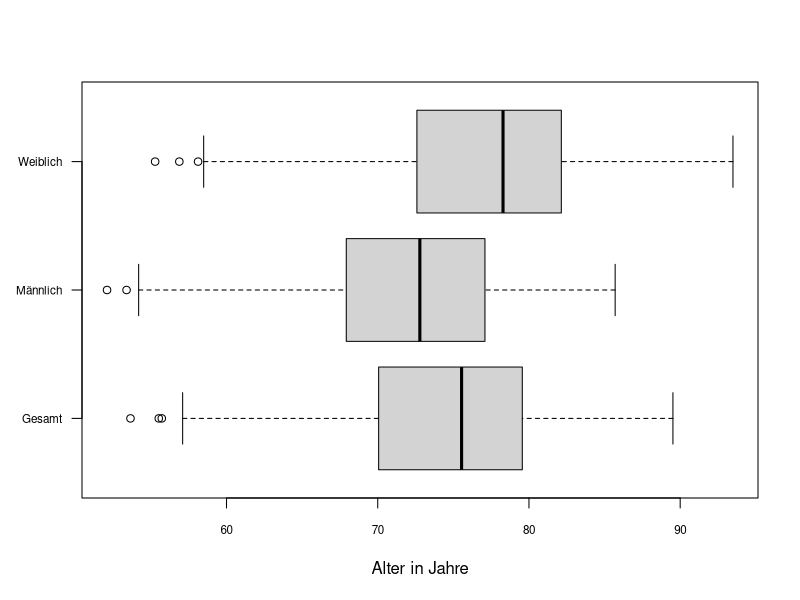
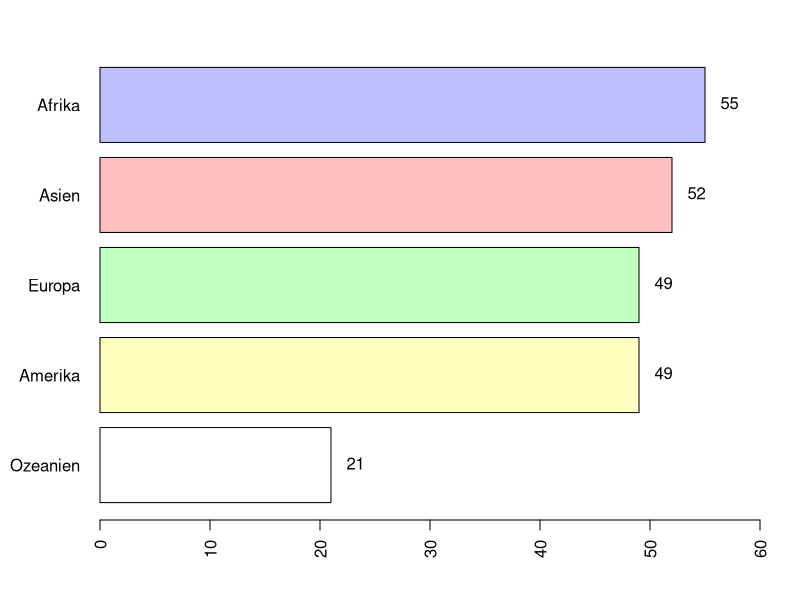
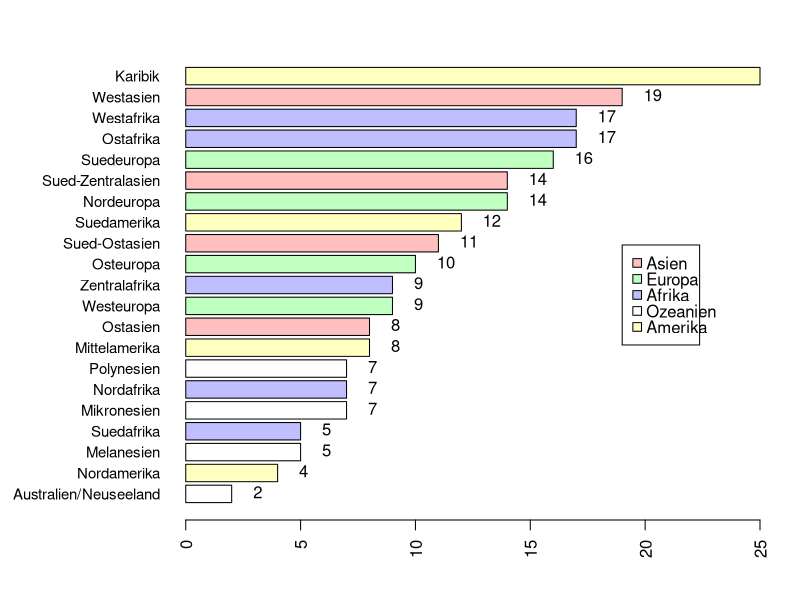
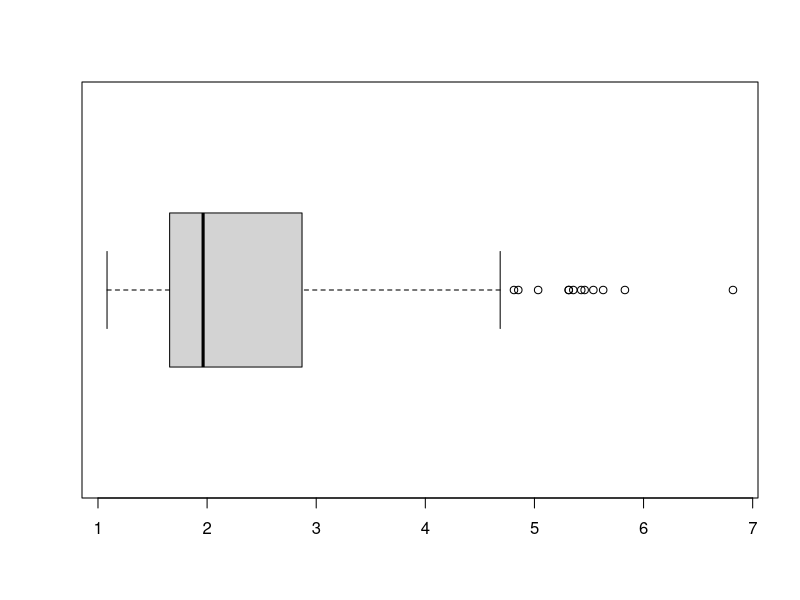
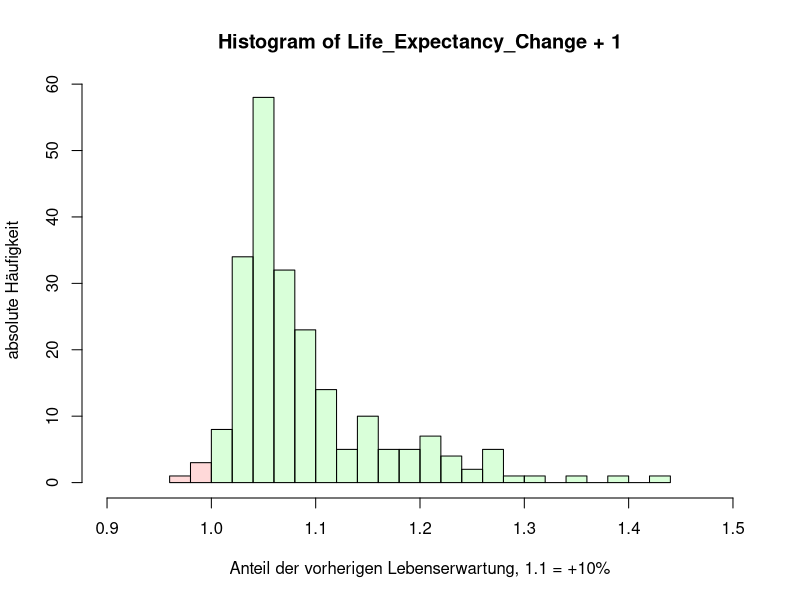
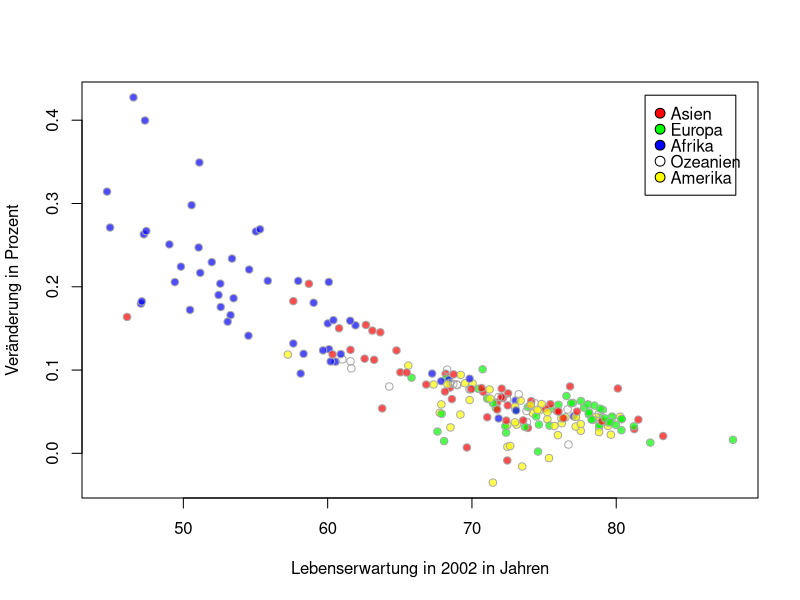
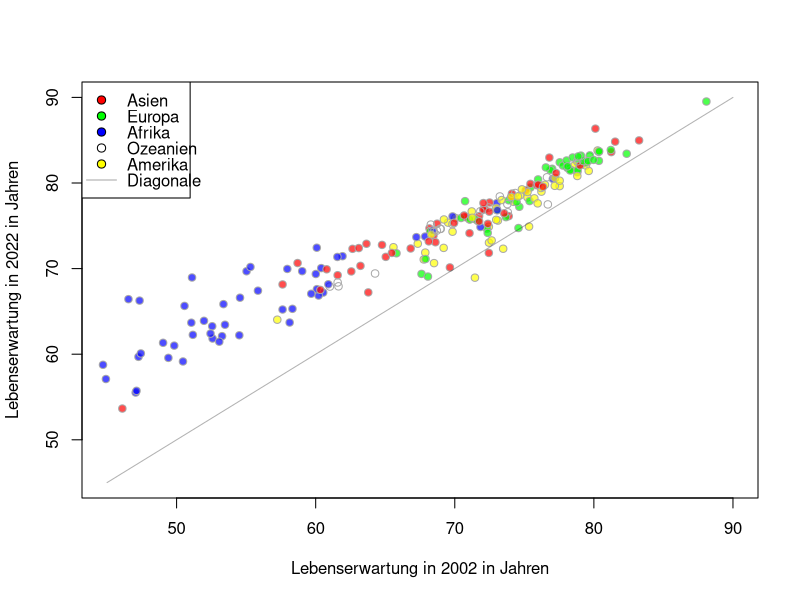
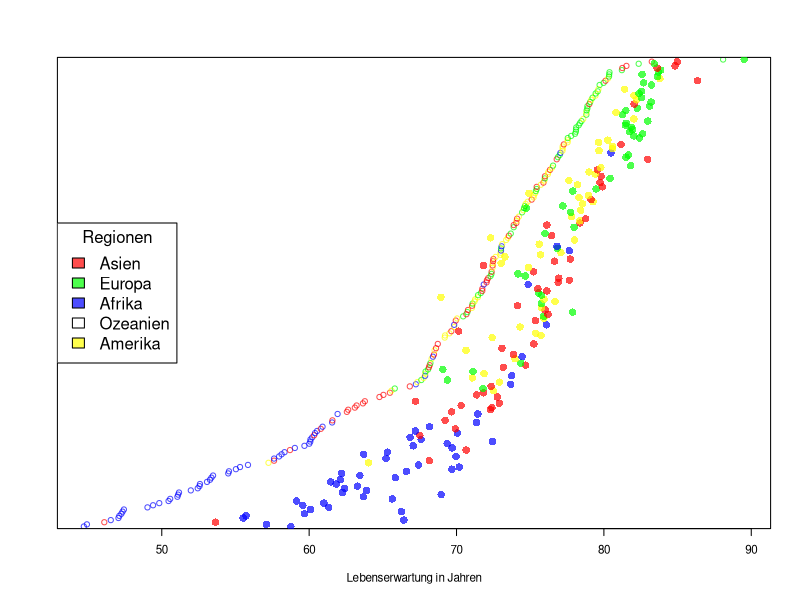

Source code (R) for these figures, in order:
library(scales)
library(dplyr)

data = read.csv("census_2022_2002.csv")

### Regionen/Subregionen verdeutschen
data$Region[data$Region == "Europe"] = "Europa"
data$Region[data$Region == "Asia"] = "Asien"
data$Region[data$Region == "Americas"] = "Amerika"
data$Region[data$Region == "Africa"] = "Afrika"
data$Region[data$Region == "Oceania"] = "Ozeanien"

data$Subregion[data$Subregion == "Northern Europe"] = "Nordeuropa"
data$Subregion[data$Subregion == "Western Europe"] = "Westeuropa"
data$Subregion[data$Subregion == "Eastern Europe"] = "Osteuropa"
data$Subregion[data$Subregion == "Southern Europe"] = "Suedeuropa"
data$Subregion[data$Subregion == "Western Asia"] = "Westasien"
data$Subregion[data$Subregion == "South-Central Asia"] = "Sued-Zentralasien"
data$Subregion[data$Subregion == "South-Eastern Asia"] = "Sued-Ostasien"
data$Subregion[data$Subregion == "Eastern Asia"] = "Ostasien"
data$Subregion[data$Subregion == "Northern America"] = "Nordamerika"
data$Subregion[data$Subregion == "Central America"] = "Mittelamerika"
data$Subregion[data$Subregion == "South America"] = "Suedamerika"
data$Subregion[data$Subregion == "Caribbean"] = "Karibik"
data$Subregion[data$Subregion == "Northern Africa"] = "Nordafrika"
data$Subregion[data$Subregion == "Middle Africa"] = "Zentralafrika"
data$Subregion[data$Subregion == "Southern Africa"] = "Suedafrika"
data$Subregion[data$Subregion == "Western Africa"] = "Westafrika"
data$Subregion[data$Subregion == "Eastern Africa"] = "Ostafrika"
data$Subregion[data$Subregion == "Australia/New Zealand"] = "Australien/Neuseeland"
data$Subregion[data$Subregion == "Micronesia"] = "Mikronesien"
data$Subregion[data$Subregion == "Melanesia"] = "Melanesien"
data$Subregion[data$Subregion == "Polynesia"] = "Polynesien"
###

data = data[ - c(429,430),] # USA entfernen da NA

data22 = data[data$Year == 2022,]
data02 = data[data$Year == 2002,]
# Daten zu 2022 (fuer 1 bis 3)

data02_clean = na.omit(data02) 
data22_clean = semi_join(data22, data02_clean, by= "Country")
# Daten wenn beide Jahre existieren (fuer 4)
data_merge_clean<-merge(data02_clean, data22_clean, by= "Country",
                        suffixes = c("_2002","_2022"))
data_merge_clean<-data_merge_clean[, -c(2,7:9)]


#### allgemeine Variablen:
mar_def = c(5, 4, 4, 2) + 0.1 # Default-Margin
region_cols = c("Asien" = "red", "Europa" = "green", "Afrika" = "blue", "Ozeanien" = NA, "Amerika" = "yellow")
region_names = c("Asien", "Europa", "Afrika", "Ozeanien", "Amerika")


####
# Box-Plots der drei Lebenserwartung-Kennzahlen von 2022
boxplot(data22$Life_Expectancy_Overall, data22$Life_Expectancy_Male, data22$Life_Expectancy_Female, 
        names = c("Gesamt","Männlich","Weiblich"), las = 1, cex.axis = 0.7,
        xlab = "Alter in Jahre", horizontal = T)

#Kennzahlen der Lebenserwatung
summary(data22$Life_Expectancy_Overall)
summary(data22$Life_Expectancy_Male)
summary(data22$Life_Expectancy_Female)

# Bar-Plot der Haeufigkeiten der Regionen/Subregionen
par(mar=c(4, 5, 2.5, 2))
RegionTable = sort(table(data22$Region), decreasing = F)
barplot_region<-barplot(RegionTable, col = alpha(region_cols[names(RegionTable)],0.25), xlim = c(0,60), horiz = T, las = 2)
text(RegionTable +0.5 , barplot_region, labels = RegionTable, pos = 4)
par(mar=mar_def)

par(mar=c(4, 9, 2.5, 2))
SubregionTable = sort(table(data22$Subregion), decreasing = F)
barplot_subregion<-barplot(SubregionTable, col = alpha(region_cols[data22$Region[match(names(SubregionTable), data22$Subregion)]],0.25),
        las = 2, cex.names = 0.9, horiz = T)
text(SubregionTable +0.5 , barplot_subregion, labels = SubregionTable, pos = 4)
legend(19, 15, legend = region_names, pt.bg = alpha(region_cols, 0.25), pch = 22, col = "black", 
       pt.cex = 1.3, text.width = 2, x.intersp = 0.6, y.intersp = 0.8)
par(mar=mar_def)

# Box-Plot der Geburtenrate in 2022
boxplot(data22$Total_Fertility_Rate, horizontal = T)

###Kennzahlen Geburtenrate
summary(data22$Total_Fertility_Rate)
#Minimale Gebursrate
min(data22$Total_Fertility_Rate)
data22$Country[which.min(data22$Total_Fertility_Rate)]
#Maximale Geburtsrate
max(data22$Total_Fertility_Rate)
data22$Country[which.max(data22$Total_Fertility_Rate)]

#### 4 - Jahresvergleich
Life_Expectancy_Change = (data22_clean$Life_Expectancy_Overall - data02_clean$Life_Expectancy_Overall) / data02_clean$Life_Expectancy_Overall
# Histogramm der Veraenderung der Lebenserwartung
histcols = alpha(c("red","red",rep("green",22)),0.15)
hist(Life_Expectancy_Change + 1, xlim = c(0.9,1.5), breaks = 20, col = histcols,
     xlab = "Anteil der vorherigen Lebenserwartung, 1.1 = +10%", ylab = "absolute Häufigkeit")
  # TODO: xlab / main muss verbessert werden, so nicht aussagekräftig genug

# Scatterplot der Lebenserwartung in 2002 gegen die Veraenderung der Lebensrate
plot(data02_clean$Life_Expectancy_Overall,Life_Expectancy_Change, bg = alpha(region_cols[data02_clean$Region],0.7), pch = 21, col = "darkgrey",
     xlab = "Lebenserwartung in 2002 in Jahren", ylab = "Veränderung in Prozent")
legend(82, 0.43, legend = region_names, pt.bg = region_cols, pch = 21, col = "black", 
       pt.cex = 1.3, text.width = 4, x.intersp = 0.7, y.intersp = 0.8)

# Scatterplot der Lebenserwartung in 2002 gegen die Lebenserwartung in 2022             ## auskommentiert: Variante mit seperaten Symbolen
  # region_symb = c("Asia" = 16, "Europe" = 17, "Africa" = 18, "Oceania" = 20, "Americas" = 19) 
plot(data02_clean$Life_Expectancy_Overall,data22_clean$Life_Expectancy_Overall,
      #pch = region_symb[data02_clean$Region], col = alpha(region_cols[data02_clean$Region],0.7), 
     bg = alpha(region_cols[data02_clean$Region],0.7), pch = 21, col ="darkgrey",
     xlim = c(45,90), ylim = c(45,90), xlab = "Lebenserwartung in 2002 in Jahren",
     ylab = "Lebenserwartung in 2022 in Jahren")
points(45:90, 45:90, type = "l", col = grey(0,0.3) )
legend("topleft", legend = c(region_names,"Diagonale"),
       #pch = c(16,17,18,20,19,NA),lty = c(rep(NA,5),1), col = c(region_cols,"darkgrey"),
       pch = c(rep(21,5),NA), lty = c(rep(NA,5),1), pt.bg = region_cols, col = c(rep("black",5),"darkgrey"),
       pt.cex = 1.1, text.width = 4, x.intersp = 0.7, y.intersp = 0.8)

#Dotchart für die Lebenserwatung im Vergleich 2002 gegen 2022
#Farblich Regionale Aufteilung auskommentiert
data_merge_clean<-data_merge_clean[order(
  data_merge_clean$Life_Expectancy_Overall_2002),]
dotchart(data_merge_clean$Life_Expectancy_Overall_2002, 
         xlab = "Lebenserwartung in Jahren", ylab = "Länder",
         pch = 1, cex = 0.7,
         xlim = range(c(data_merge_clean$Life_Expectancy_Overall_2022,
                        data_merge_clean$Life_Expectancy_Overall_2002)),
         lcolor = "White",
           col = alpha(region_cols[data_merge_clean$Region_2022],0.7)
         )
points(data_merge_clean$Life_Expectancy_Overall_2022,
       1:nrow(data_merge_clean),  pch=16,
         col = alpha(region_cols[data_merge_clean$Region_2022],0.7)
)
#legend("topleft", legend = c("2002", "2022"), pch = c(1,16))
legend("left", legend = region_names, fill = alpha(region_cols, 0.7),title = "Regionen")

#Dotchart Fertility im Vergleich 2002 gegen 2022
# Farbliche Aufteilung nach Region auskommentiert
data_merge_clean<-data_merge_clean[order(
  data_merge_clean$Total_Fertility_Rate_2002),]
dotchart(data_merge_clean$Total_Fertility_Rate_2002,
         xlab = "Fertilitätsrate", pch=1,
         xlim = range(c(data_merge_clean$Total_Fertility_Rate_2022,
                        data_merge_clean$Total_Fertility_Rate_2002)),
         ylab = "Länder", 
         lcolor = "White",
        # col = alpha(region_cols[data_merge_clean$Region_2022],0.7)
         )
points(data_merge_clean$Total_Fertility_Rate_2022,
       1:nrow(data_merge_clean),  pch=16,
       #col = alpha(region_cols[data_merge_clean$Region_2022],0.7)
       )
legend("right", legend = c("2002", "2022"), pch = c(1,16), title = "Jahr")
#legend("bottomright", legend = region_names, fill = alpha(region_cols, 0.7),title = "Regionen")


## Boxplots auf Subregionen aufgeteilt
region_colsN = c("Africa" = "blue", "Asia" = "red","Americas" = "yellow","Europe" = "green", "Oceania" = NA)
# l_order muss halt jetzt auch deutsch sein dann ._.
l_order = c("Southern Africa", "Middle Africa", "Western Africa", "Eastern Africa", "Northern Africa",
            "South-Central Asia", "South-Eastern Asia", "Western Asia", "Eastern Asia",
            "Central America",  "South America", "Caribbean", "Northern America",
            "Eastern Europe", "Southern Europe", "Northern Europe", "Western Europe",
            "Micronesia", "Melanesia", "Polynesia", "Australia/New Zealand")
f22 = factor(data22$Subregion, levels = l_order)
f_clean = factor(data22_clean$Subregion, levels = l_order)
# nur ein Jahr:
boxplot(data22$Life_Expectancy_Overall ~ f22, horizontal = T, las = 2, ylim = c(45,90),
        col = alpha(c(rep(region_colsN, times = c(5,4,4,4,4))),0.25))



# Vergleich beide Jahre

par(mar = c(4,10,1.5,4))
vek1 = seq(0.8,32,by=1.5)
vek2 = seq(1.2,32,by=1.5)
boxplot(data02_clean$Life_Expectancy_Overall ~ f_clean, horizontal = T, las = 2, ylim = c(45,90), 
        at = vek1, boxwex = 0.5, ylab = NA, xlab = "Lebenserwartung in Jahren" )
boxplot(data22_clean$Life_Expectancy_Overall ~ f_clean, horizontal = T, las = 2, ylim = c(45,90), 
        add = T, at = vek2, boxwex = 0.5, names = "", axes = F,
        col = alpha(c(rep(region_colsN, times = c(5,4,4,4,4))),1))
abline(h = vek1[1:20]+0.95, col = "grey")
